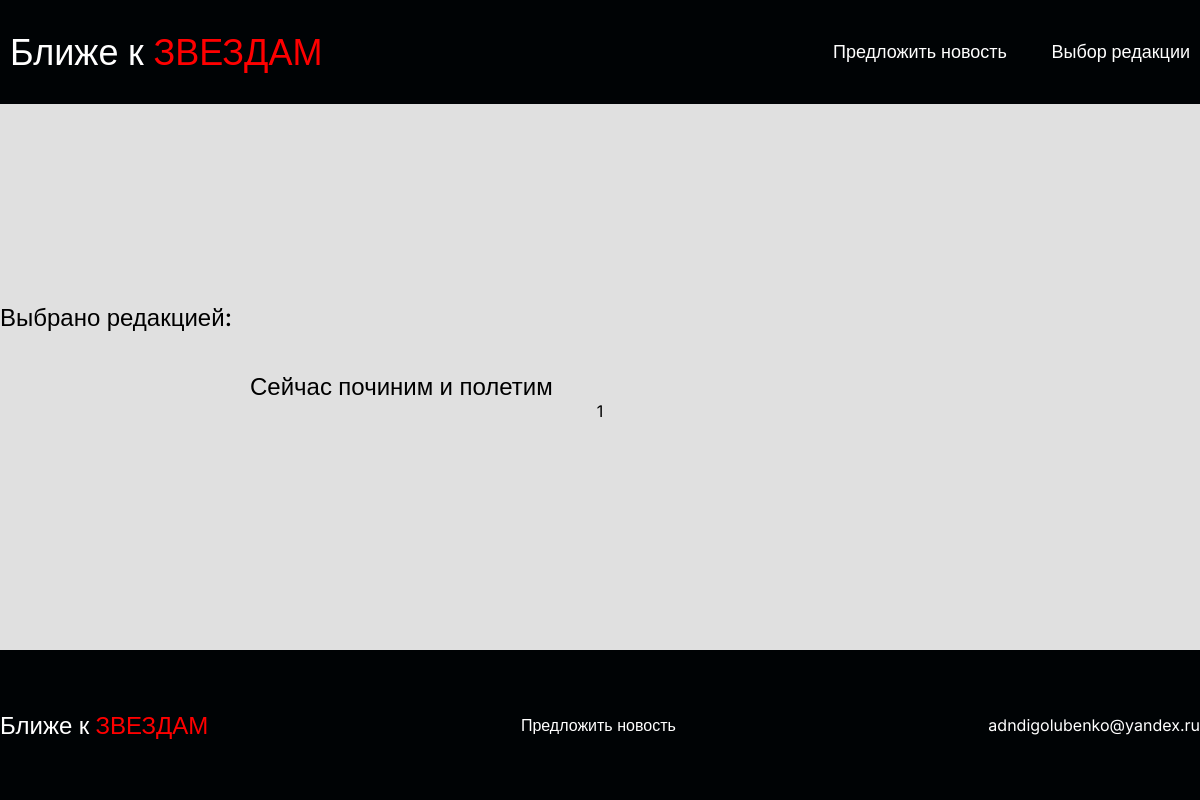
Before: /favorite/ with the older database file.
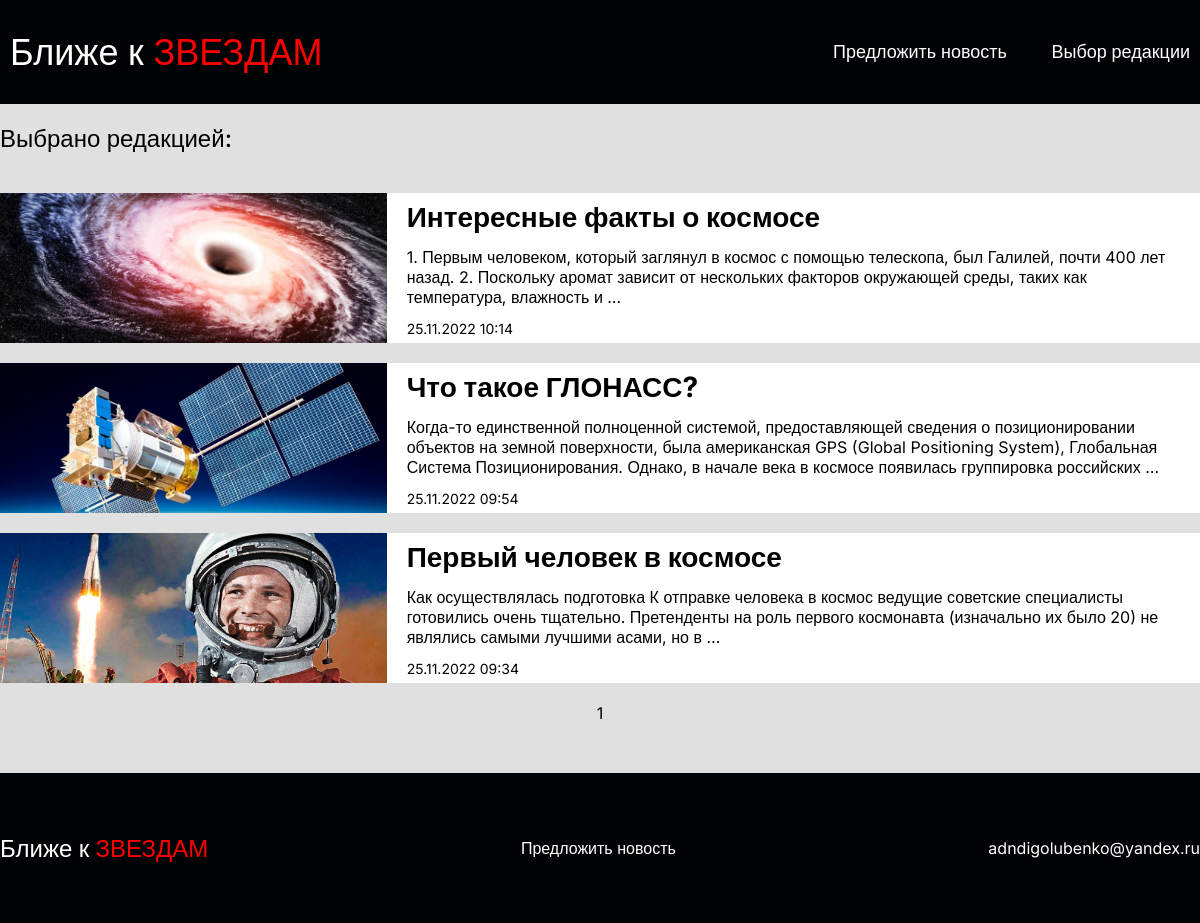
After: the same page with the newer database file.
### news/models.py (models this page shows, shortened)
class News(models.Model):
    title = models.CharField(max_length=250, verbose_name='Название новости')
    intro_text = models.CharField(max_length=200, blank=True, verbose_name='Предисловие')
    content = models.TextField(verbose_name='Контент')
    intro_picture = models.ImageField(upload_to='intro_pictures/%Y/%m/%d', verbose_name='Обложка')
    pictures = models.ManyToManyField('Pictures', blank=True, verbose_name='Изображенния')
    created_at = models.DateTimeField(auto_now_add=True, verbose_name='Дата создания')
    updated_at = models.DateTimeField(auto_now=True, verbose_name='Дата изменения')
    is_published = models.BooleanField(verbose_name='Опубликовано', default=False)
    is_favorite = models.BooleanField(verbose_name='Избранное', default=False)
    class Meta:
        verbose_name = 'Новость'
        verbose_name_plural = 'Новости'
        ordering = ['-created_at']

### news/views.py (the view)
# urls.py: path('favorite/', favorite, name='favorite')
def favorite(request):
    news = News.objects.filter(is_favorite=True)
    paginator = Paginator(news, 20)
    page_num = request.GET.get('page', 1)
    page_objects = paginator.get_page(page_num)
    context = {'news': news,
               'page_obj': page_objects,
               }
    return render(request, 'news/favorite.html', context=context)

### news/templates/news/favorite.html (shortened to what this page needs)
<!DOCTYPE html>
{% load static %}
<html lang="ru">
<head>
    <link rel="stylesheet" href="{% static 'news/css/style.css' %}">
</head>
<body>
<section id="intro" style="background: #000305; padding: 20px 0">
    <div class="container con-intro">
        <header style="border: none;">
            <div id="in_header">
                <div class="left-header">
                    <a href="{% url 'home' %}" class="logo">Ближе к <span class="red_logo">ЗВЕЗДАМ</span></a>
                </div>
                <div class="right-header">
                    <a href="{% url 'add_news' %}" class="offer_news">Предложить новость</a>
                    <a href="{% url 'favorite' %}" class="all_news">Выбор редакции</a>
                </div>
            </div>
        </header>
    </div>
</section>
<section id="all-news">
    <div class="container">
        <div id="name-all-news">Выбрано редакцией:</div>
        {% for item in page_obj.object_list %}
        <a href="{% url 'article' item.pk %}" class="news-in-all-news">
            <div class="img-all-news"
                 style="background: url({% if item.intro_picture %}{{ item.intro_picture.url }}{% else %}https://www.acetec.se/image/1043/12293d01d188062eb1fc7a88c46ee268.jpg{% endif %}); background-repeat: no-repeat; background-position: center; background-size: cover;">
            </div>
            <div class="about-all-news">
                <div class="name-all-news">{{ item.title }}</div>
                <div class="content-all-news">
                    {{ item.content|truncatewords:30 }}
                </div>
                <div class="info-all-news">{{ item.created_at|date:'d.m.Y H:i' }}</div>
            </div>
        </a>
        {% empty %}
        <div style="display: flex; align-items: center;">
            <span style="font-size: 24px; font-weight: 500;">Сейчас починим и полетим</span>
        </div>
        {% endfor %}
        <nav aria-label="Page navigation example">
            <ul class="pagination">
                {% for p in page_obj.paginator.page_range %}
                <li class="page-item"><a class="page-link" href="?page={{ p }}">{{ p }}</a></li>
                {% endfor %}
            </ul>
        </nav>
    </div>
</section>
<footer>
    <div class="container">
        <div id="in-footer">
            <a href="{% url 'home' %}" class="logo">Ближе к <span class="red_logo">ЗВЕЗДАМ</span></a>
            <a href="{% url 'add_news' %}">Предложить новость</a>
            <a href="mailto:adndigolubenko@yandex.ru">adndigolubenko@yandex.ru</a>
        </div>
    </div>
</footer>
</body>
</html>

### news/static/news/css/style.css (style rules this page uses)
* { margin: 0; padding: 0; font-family: 'Inter', sans-serif; }
body { background-color: #e0e0e0; min-height: 100vh; display: flex; flex-direction: column; justify-content: space-between; }
#intro { width: 100%; display: flex; flex-direction: row; flex-wrap: wrap; justify-content: center; }
.container { width: 1200px; display: flex; flex-direction: column; }
.logo { font-size: 36px; font-weight: 500; color: white; text-decoration: none; }
.red_logo { color: red; }
header { max-width: 100%; border-bottom: 1px solid white; padding: 10px; }
#in_header { display: flex; flex-wrap: wrap; flex-direction: row; justify-content: space-between; align-items: center; }
.right-header a { color: white; text-decoration: none; font-size: 18px; font-weight: 500; }
.all_news { margin-left: 40px; }
#all-news { display: flex; justify-content: center; }
#name-all-news { font-size: 24px; margin: 20px 0 40px 0; font-weight: 500; }
.news-in-all-news { width: 100%; height: 150px; background-color: white; margin-bottom: 20px; display: flex; flex-direction: row; align-items: center; text-decoration: none; color: #000; }
.img-all-news { height: 100%; flex: 1; }
.about-all-news { height: 100%; flex: 2; padding: 0 20px; display: flex; flex-flow: wrap; flex-direction: column; justify-content: space-around; }
.name-all-news { font-size: 28px; font-weight: bold; }
.content-all-news { font-size: 16px; font-weight: 400; }
.info-all-news { font-size: 14px; }
footer { width: 100%; height: 150px; background: #000305; display: flex; justify-content: center; margin-top: 50px; }
#in-footer { height: 100%; width: 100%; display: flex; flex-flow: row wrap; justify-content: space-between; align-items: center; }
#in-footer a { color: white; text-decoration: none; }
footer div .logo { font-size: 24px; }
.pagination { display: flex; list-style-type: none; justify-content: center; }
.page-item { margin: 0 10px; }
.page-link { color: #000; text-decoration: none; }

Changed rows visible on the page:
now on this page (row edited): News: intro_picture (picture), title "Интересные факты о космосе", content "1. Первым человеком, который заглянул в космос с помощью телескопа, был Галилей, почти 400 лет назад. 2. Поскольку аромат зависит от нескольких факторов окружающей среды, таких как температура, влажность и …", created_at "25.11.2022 10:14"
now on this page (row edited): News: intro_picture (picture), title "Что такое ГЛОНАСС?", content "Когда-то единственной полноценной системой, предоставляющей сведения о позиционировании объектов на земной поверхности, была американская GPS (Global Positioning System), Глобальная Система Позиционирования. Однако, в начале века в космосе появилась группировка российских …", created_at "25.11.2022 09:54"
now on this page (row edited): News: intro_picture (picture), title "Первый человек в космосе", content "Как осуществлялась подготовка К отправке человека в космос ведущие советские специалисты готовились очень тщательно. Претенденты на роль первого космонавта (изначально их было 20) не являлись самыми лучшими асами, но в …", created_at "25.11.2022 09:34"
Other visible differences:
text no longer shown: "Сейчас починим и полетим"
